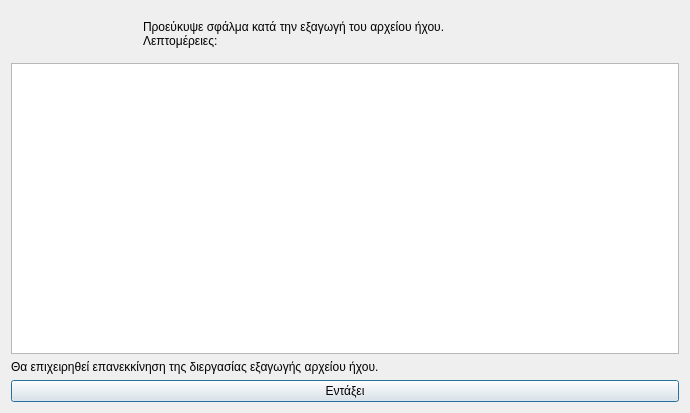
<?xml version="1.0" encoding="UTF-8"?>
<ui version="4.0">
 <class>Dialog</class>
 <widget class="QDialog" name="Dialog">
  <property name="geometry">
   <rect>
    <x>0</x>
    <y>0</y>
    <width>690</width>
    <height>413</height>
   </rect>
  </property>
  <property name="windowTitle">
   <string>Σφάλμα στην διεργασία εξαγωγής αρχείου ήχου</string>
  </property>
  <property name="windowIcon">
   <iconset resource="../../../icons.qrc">
    <normaloff>:/rest-windows/assets/images/rest-windows/information.png</normaloff>:/rest-windows/assets/images/rest-windows/information.png</iconset>
  </property>
  <layout class="QGridLayout" name="gridLayout">
   <item row="0" column="0">
    <widget class="QFrame" name="frame">
     <property name="styleSheet">
      <string notr="true">QFrame{border:0px;}</string>
     </property>
     <property name="frameShape">
      <enum>QFrame::StyledPanel</enum>
     </property>
     <property name="frameShadow">
      <enum>QFrame::Raised</enum>
     </property>
     <layout class="QHBoxLayout" name="horizontalLayout">
      <item>
       <widget class="QLabel" name="image_label">
        <property name="maximumSize">
         <size>
          <width>117</width>
          <height>117</height>
         </size>
        </property>
        <property name="text">
         <string/>
        </property>
        <property name="pixmap">
         <pixmap resource="../../../icons.qrc">:/rest-windows/assets/images/rest-windows/information.png</pixmap>
        </property>
        <property name="scaledContents">
         <bool>true</bool>
        </property>
       </widget>
      </item>
      <item>
       <widget class="QLabel" name="label">
        <property name="text">
         <string>Προεύκυψε σφάλμα κατά την εξαγωγή του αρχείου ήχου.
Λεπτομέρειες:</string>
        </property>
        <property name="alignment">
         <set>Qt::AlignJustify|Qt::AlignVCenter</set>
        </property>
       </widget>
      </item>
     </layout>
    </widget>
   </item>
   <item row="3" column="0">
    <widget class="QPushButton" name="ok">
     <property name="text">
      <string>Εντάξει</string>
     </property>
     <property name="icon">
      <iconset resource="../../../icons.qrc">
       <normaloff>:/rest-windows/assets/images/rest-windows/ok.png</normaloff>:/rest-windows/assets/images/rest-windows/ok.png</iconset>
     </property>
    </widget>
   </item>
   <item row="1" column="0">
    <widget class="QPlainTextEdit" name="details"/>
   </item>
   <item row="2" column="0">
    <widget class="QLabel" name="label_2">
     <property name="text">
      <string>Θα επιχειρηθεί επανεκκίνηση της διεργασίας εξαγωγής αρχείου ήχου.</string>
     </property>
     <property name="alignment">
      <set>Qt::AlignJustify|Qt::AlignVCenter</set>
     </property>
    </widget>
   </item>
  </layout>
 </widget>
 <tabstops>
  <tabstop>details</tabstop>
  <tabstop>ok</tabstop>
 </tabstops>
 <resources>
  <include location="../../../icons.qrc"/>
  <include location="../../../icons.qrc"/>
  <include location="../../../icons.qrc"/>
  <include location="../../../icons.qrc"/>
 </resources>
 <connections/>
</ui>
